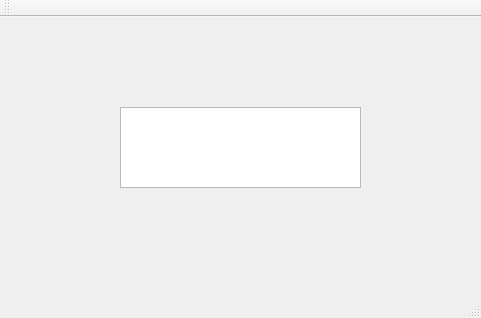
<?xml version="1.0" encoding="UTF-8"?>
<ui version="4.0">
 <class>Test8_2AClass</class>
 <widget class="QMainWindow" name="Test8_2AClass">
  <property name="geometry">
   <rect>
    <x>0</x>
    <y>0</y>
    <width>481</width>
    <height>318</height>
   </rect>
  </property>
  <property name="windowTitle">
   <string>Test8_2A</string>
  </property>
  <widget class="QWidget" name="centralWidget">
   <widget class="QPlainTextEdit" name="plainTextEdit">
    <property name="geometry">
     <rect>
      <x>120</x>
      <y>90</y>
      <width>241</width>
      <height>81</height>
     </rect>
    </property>
    <property name="font">
     <font>
      <family>Arial Rounded MT Bold</family>
      <pointsize>36</pointsize>
     </font>
    </property>
    <property name="plainText">
     <string/>
    </property>
   </widget>
  </widget>
  <widget class="QMenuBar" name="menuBar">
   <property name="geometry">
    <rect>
     <x>0</x>
     <y>0</y>
     <width>481</width>
     <height>21</height>
    </rect>
   </property>
  </widget>
  <widget class="QToolBar" name="mainToolBar">
   <attribute name="toolBarArea">
    <enum>TopToolBarArea</enum>
   </attribute>
   <attribute name="toolBarBreak">
    <bool>false</bool>
   </attribute>
  </widget>
  <widget class="QStatusBar" name="statusBar"/>
 </widget>
 <layoutdefault spacing="6" margin="11"/>
 <resources>
  <include location="test8_2a.qrc"/>
 </resources>
 <connections/>
</ui>
